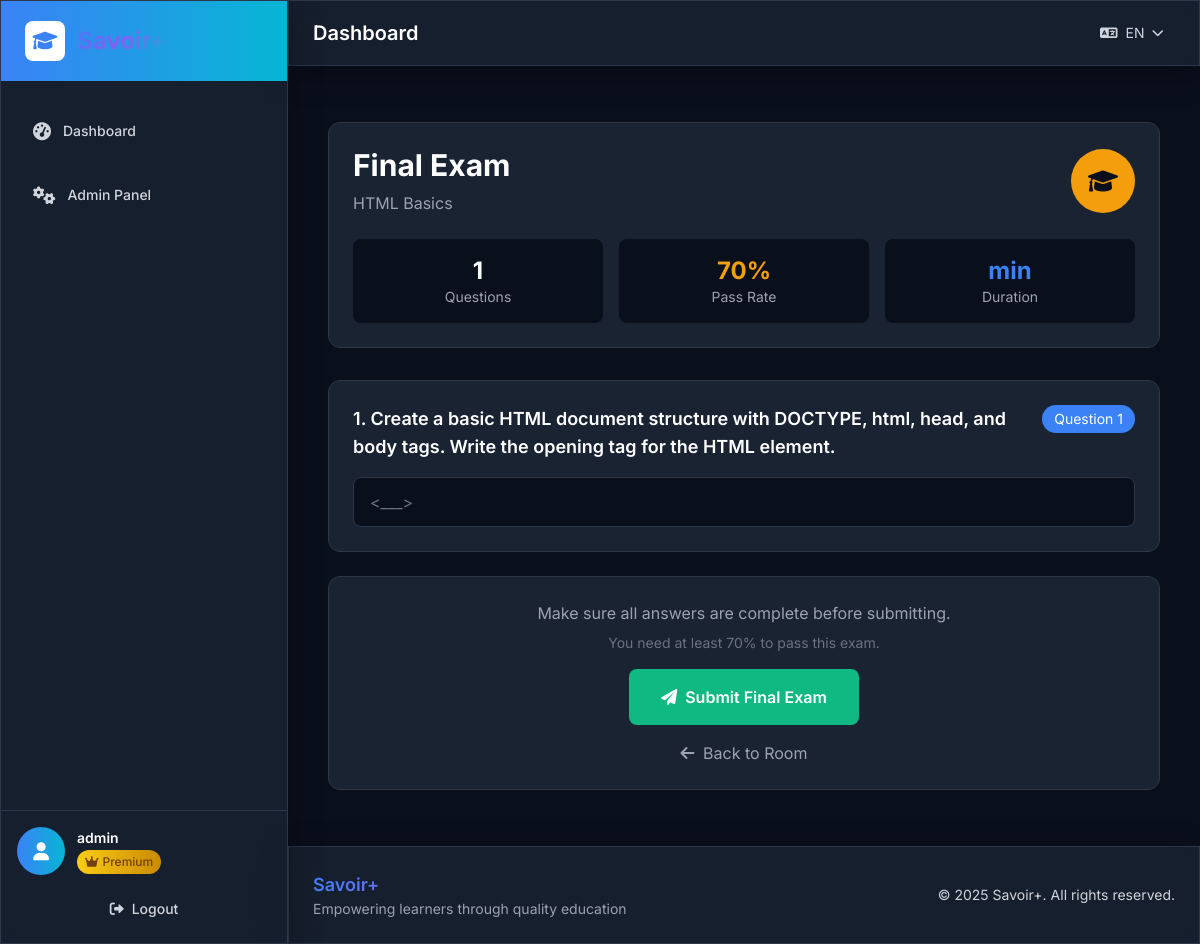
The app's page /room/1/final-exam/ (signed in) with its own data.
### lms/models.py (models this page shows, shortened)
class User(AbstractUser):
    is_paid_user = models.BooleanField(default=False, verbose_name=_('Is Paid User'))
    trial_start_date = models.DateTimeField(auto_now_add=True, verbose_name=_('Trial Start Date'))
    trial_end_date = models.DateTimeField(blank=True, null=True, verbose_name=_('Trial End Date'))
    def save(self, *args, **kwargs):
        if not self.trial_start_date:
            from django.utils import timezone
            self.trial_start_date = timezone.now()
        if not self.trial_end_date and self.trial_start_date:
            self.trial_end_date = self.trial_start_date + timedelta(days=15)
        super().save(*args, **kwargs)
    @property
    def can_access_quizzes(self):
        return self.is_paid_user

class Room(models.Model):
    title = models.CharField(max_length=200, verbose_name=_('Title'))
    title_fr = models.CharField(max_length=200, blank=True, verbose_name=_('Title (French)'))
    description = models.TextField(verbose_name=_('Description'))
    description_fr = models.TextField(blank=True, verbose_name=_('Description (French)'))
    roadmap = models.ForeignKey(Roadmap, on_delete=models.CASCADE, related_name='rooms', verbose_name=_('Roadmap'))
    prerequisite_room = models.ForeignKey('self', on_delete=models.SET_NULL, blank=True, null=True, verbose_name=_('Prerequisite Room'))
    order = models.PositiveIntegerField(default=0, verbose_name=_('Order'))
    is_active = models.BooleanField(default=True, verbose_name=_('Is Active'))
    created_at = models.DateTimeField(auto_now_add=True)
    class Meta:
        verbose_name = _('Room')
        verbose_name_plural = _('Rooms')
        ordering = ['roadmap', 'order']

class Question(models.Model):
    QUESTION_TYPE_CHOICES = [
        ('section', _('Section Quiz')),
        ('final', _('Final Exam')),
    ]
    section = models.ForeignKey(Section, on_delete=models.CASCADE, related_name='questions', blank=True, null=True, verbose_name=_('Section'))
    room = models.ForeignKey(Room, on_delete=models.CASCADE, related_name='final_questions', blank=True, null=True, verbose_name=_('Room (for final exam)'))
    question_type = models.CharField(max_length=10, choices=QUESTION_TYPE_CHOICES, verbose_name=_('Question Type'))
    prompt = models.TextField(verbose_name=_('Question Prompt'))
    prompt_fr = models.TextField(blank=True, verbose_name=_('Question Prompt (French)'))
    correct_answer = models.CharField(max_length=500, verbose_name=_('Correct Answer'))
    placeholder_hint = models.CharField(max_length=100, blank=True, help_text=_('Show placeholder like "_____ _____" to indicate answer format'), verbose_name=_('Placeholder Hint'))
    order = models.PositiveIntegerField(default=0, verbose_name=_('Order'))
    is_active = models.BooleanField(default=True, verbose_name=_('Is Active'))
    created_at = models.DateTimeField(auto_now_add=True)
    class Meta:
        verbose_name = _('Question')
        verbose_name_plural = _('Questions')
        ordering = ['section', 'room', 'order']

### lms/views.py (the view)
# urls.py: path('room/<int:room_id>/final-exam/', views.final_exam, name='final_exam'),
@login_required
def final_exam(request, room_id):
    room = get_object_or_404(Room, id=room_id, is_active=True)
    if request.method == 'GET':
        if not request.user.can_access_quizzes:
            messages.error(request, _('Final exam access requires a premium subscription.'))
            return redirect('room_detail', room_id=room_id)
        sections = room.sections.filter(is_active=True)
        completed_sections = SectionCompletion.objects.filter(
            user=request.user, section__in=sections, is_completed=True
        ).count()
        if completed_sections != sections.count():
            messages.error(request, _('You must complete all sections before taking the final exam.'))
            return redirect('room_detail', room_id=room_id)
        final_questions = room.final_questions.filter(is_active=True).order_by('order')
        user_answers = UserAnswer.objects.filter(
            user=request.user, question__in=final_questions
        )
        answer_dict = {ua.question_id: ua for ua in user_answers}
        context = {
            'room': room,
            'final_questions': final_questions,
            'user_answers': answer_dict,
        }
        return render(request, 'lms/final_exam.html', context)
    elif request.method == 'POST':
        return submit_final_exam_answers(request, room_id)

### templates/lms/final_exam.html (shortened to what this page needs)
{% extends 'base.html' %}
{% load i18n %}
{% block content %}
<div class="container mx-auto px-4 py-8">
    <div class="max-w-4xl mx-auto">
        <div class="bg-dark-card border border-dark-border rounded-xl p-6 mb-8">
            <div class="flex items-center justify-between">
                <div>
                    <h1 class="text-3xl font-bold text-white mb-2">{% trans "Final Exam" %}</h1>
                    <p class="text-gray-400">{{ room.title }}</p>
                </div>
                <div class="text-center">
                    <div class="w-16 h-16 bg-warning rounded-full flex items-center justify-center">
                        <i class="fas fa-graduation-cap text-dark-bg text-2xl"></i>
                    </div>
                </div>
            </div>
            <div class="mt-6 grid grid-cols-1 md:grid-cols-3 gap-4">
                <div class="bg-dark-bg rounded-lg p-4 text-center">
                    <p class="text-2xl font-bold text-white">{{ final_questions.count }}</p>
                    <p class="text-sm text-gray-400">{% trans "Questions" %}</p>
                </div>
                <div class="bg-dark-bg rounded-lg p-4 text-center">
                    <p class="text-2xl font-bold text-warning">70%</p>
                    <p class="text-sm text-gray-400">{% trans "Pass Rate" %}</p>
                </div>
                <div class="bg-dark-bg rounded-lg p-4 text-center">
                    <p class="text-2xl font-bold text-primary">{{ room.estimated_duration }}min</p>
                    <p class="text-sm text-gray-400">{% trans "Duration" %}</p>
                </div>
            </div>
        </div>
        <form method="post" action="{% url 'submit_final_exam_answers' room.id %}" class="space-y-6">
            {% for question in final_questions %}
            <div class="bg-dark-card border border-dark-border rounded-xl p-6">
                <div class="flex items-start justify-between mb-4">
                    <h3 class="text-lg font-semibold text-white flex-1">
                        {{ forloop.counter }}. {{ question.prompt }}
                    </h3>
                    <div class="ml-4 px-3 py-1 bg-primary rounded-full text-sm text-white">
                        {% trans "Question" %} {{ forloop.counter }}
                    </div>
                </div>
                <div class="relative">
                    <input
                        type="text"
                        name="question_{{ question.id }}"
                        value="{% if user_answers.question.id %}{{ user_answers.question.id.answer }}{% endif %}"
                        placeholder="{{ question.placeholder_hint|default:'Your answer...' }}"
                        class="w-full px-4 py-3 bg-dark-bg border border-dark-border rounded-lg text-white placeholder-gray-500 focus:outline-none focus:ring-2 focus:ring-primary focus:border-transparent transition-all"
                        required
                    >
                </div>
            </div>
            {% endfor %}
            <div class="bg-dark-card border border-dark-border rounded-xl p-6">
                <div class="text-center">
                    <div class="mb-4">
                        <p class="text-gray-400 mb-2">{% trans "Make sure all answers are complete before submitting." %}</p>
                        <p class="text-sm text-gray-500">{% trans "You need at least 70% to pass this exam." %}</p>
                    </div>
                    <button
                        type="submit"
                        class="inline-flex items-center px-8 py-4 bg-success hover:bg-green-700 text-white font-semibold rounded-lg transition-colors transform hover:scale-105"
                    >
                        <i class="fas fa-paper-plane mr-2"></i>
                        {% trans "Submit Final Exam" %}
                    </button>
                    <div class="mt-4">
                        <a href="{% url 'room_detail' room.id %}" class="text-gray-400 hover:text-white transition-colors">
                            <i class="fas fa-arrow-left mr-1"></i>
                            {% trans "Back to Room" %}
                        </a>
                    </div>
                </div>
            </div>
        </form>
    </div>
</div>
{% endblock %}

### templates/base.html (shortened to what this page needs)
{% load i18n %}
<!DOCTYPE html>
<html lang="{% get_current_language as LANGUAGE_CODE %}{{ LANGUAGE_CODE }}" class="dark">
<head>
    <script src="https://cdn.tailwindcss.com"></script>
    <link href="https://cdnjs.cloudflare.com/ajax/libs/font-awesome/6.0.0/css/all.min.css" rel="stylesheet">
    {% load static %}
    <link href="{% static 'css/style.css' %}" rel="stylesheet">
    <link href="{% static 'css/enhanced-styles.css' %}" rel="stylesheet">
</head>
<body class="bg-dark-bg text-white min-h-screen font-sans">
    <div class="flex min-h-screen">
        <div class="hidden lg:flex lg:w-72 lg:flex-col fixed lg:inset-y-0 z-50">
            <div class="flex flex-col flex-1 min-h-0 glass border-r border-dark-border">
                <div class="flex items-center h-20 px-6 bg-gradient-to-r from-primary to-info">
                    <a href="{% url 'home' %}" class="flex items-center text-2xl font-bold text-white">
                        <div class="w-10 h-10 bg-white rounded-lg flex items-center justify-center mr-3">
                            <i class="fas fa-graduation-cap text-primary text-xl"></i>
                        </div>
                        <span class="gradient-text">Savoir+</span>
                    </a>
                </div>
                <nav class="flex-1 px-4 py-6 space-y-3">
                    {% if user.is_authenticated %}
                    <a href="{% url 'dashboard' %}" class="nav-link group flex items-center px-4 py-3 text-sm font-medium text-gray-300 rounded-xl hover:bg-dark-hover hover:text-white transition-all duration-200 ">
                        <i class="fas fa-tachometer-alt mr-3 text-lg group-hover:scale-110 transition-transform"></i>
                        <span>{% trans "Dashboard" %}</span>
                    </a>
                    {% if user.is_staff %}
                    <a href="{% url 'admin_dashboard' %}" class="nav-link group flex items-center px-4 py-3 text-sm font-medium text-gray-300 rounded-xl hover:bg-dark-hover hover:text-white transition-all duration-200 ">
                        <i class="fas fa-cogs mr-3 text-lg group-hover:scale-110 transition-transform"></i>
                        <span>{% trans "Admin Panel" %}</span>
                    </a>
                    {% endif %}
                    {% endif %}
                </nav>
                {% if user.is_authenticated %}
                <div class="flex-shrink-0 p-4 border-t border-dark-border">
                    <div class="flex items-center mb-4">
                        <div class="flex-shrink-0">
                            <div class="w-12 h-12 bg-gradient-to-r from-primary to-info rounded-full flex items-center justify-center">
                                <i class="fas fa-user text-white text-lg"></i>
                            </div>
                        </div>
                        <div class="ml-3 flex-1">
                            <p class="text-sm font-semibold text-white truncate">{{ user.username }}</p>
                            {% if user.is_paid_user %}
                                <span class="inline-flex items-center px-2 py-1 rounded-full text-xs font-medium bg-gradient-to-r from-yellow-400 to-yellow-600 text-yellow-900">
                                    <i class="fas fa-crown mr-1"></i>{% trans "Premium" %}
                                </span>
                            {% else %}
                                <span class="inline-flex items-center px-2 py-1 rounded-full text-xs font-medium bg-gradient-to-r from-orange-400 to-orange-600 text-orange-900">
                                    <i class="fas fa-clock mr-1"></i>{% trans "Trial" %}
                                </span>
                            {% endif %}
                        </div>
                    </div>
                    <div class="space-y-2">
                        <form action="{% url 'logout' %}" method="post" class="w-full">
                            <button type="submit" class="w-full flex items-center justify-center px-4 py-2 text-sm font-medium text-gray-300 hover:text-white hover:bg-gray-700 rounded-lg transition-all duration-200">
                                <i class="fas fa-sign-out-alt mr-2"></i>
                                {% trans "Logout" %}
                            </button>
                        </form>
                    </div>
                </div>
                {% endif %}
            </div>
        </div>
        <div class="flex flex-col flex-1 lg:ml-72">
            <div class="glass border-b border-dark-border sticky top-0 z-40">
                <div class="flex items-center justify-between h-16 px-4 lg:px-6">
                    <div class="hidden lg:block">
                        <h1 class="text-xl font-semibold text-white">
                            {% block page_title %}{% trans "Dashboard" %}{% endblock %}
                        </h1>
                    </div>
                    <div class="flex items-center space-x-4">
                        <div class="relative">
                            <button id="language-dropdown" class="flex items-center px-3 py-2 text-sm text-gray-300 hover:text-white rounded-lg hover:bg-dark-hover transition-colors">
                                <i class="fas fa-language mr-2"></i>
                                {% get_current_language as LANGUAGE_CODE %}
                                {% if LANGUAGE_CODE == 'fr' %}FR{% else %}EN{% endif %}
                                <i class="fas fa-chevron-down ml-2 text-xs"></i>
                            </button>
                        </div>
                    </div>
                </div>
            </div>
            <main class="flex-1 p-4 lg:p-6 space-y-6 w-full max-w-none">
                <div class="w-full">
                    {% block content %}{% endblock %}
                </div>
            </main>
            <footer class="glass border-t border-dark-border py-6 mt-auto">
                <div class="px-4 lg:px-6">
                    <div class="flex flex-col lg:flex-row lg:items-center lg:justify-between">
                        <div class="mb-4 lg:mb-0">
                            <h5 class="text-lg font-semibold gradient-text">Savoir+</h5>
                            <p class="text-gray-400 text-sm">{% trans "Empowering learners through quality education" %}</p>
                        </div>
                        <div class="text-gray-400 text-sm">
                            <p>&copy; 2025 Savoir+. {% trans "All rights reserved." %}</p>
                        </div>
                    </div>
                </div>
            </footer>
        </div>
    </div>
</body>
</html>

### records on screen
User: username "admin"
Room: title "HTML Basics"
Question: prompt "Create a basic HTML document structure with DOCTYPE, html, head, and body tags. Write the opening tag for the HTML element."

### other values on screen
{{ final_questions.count }} "1"
